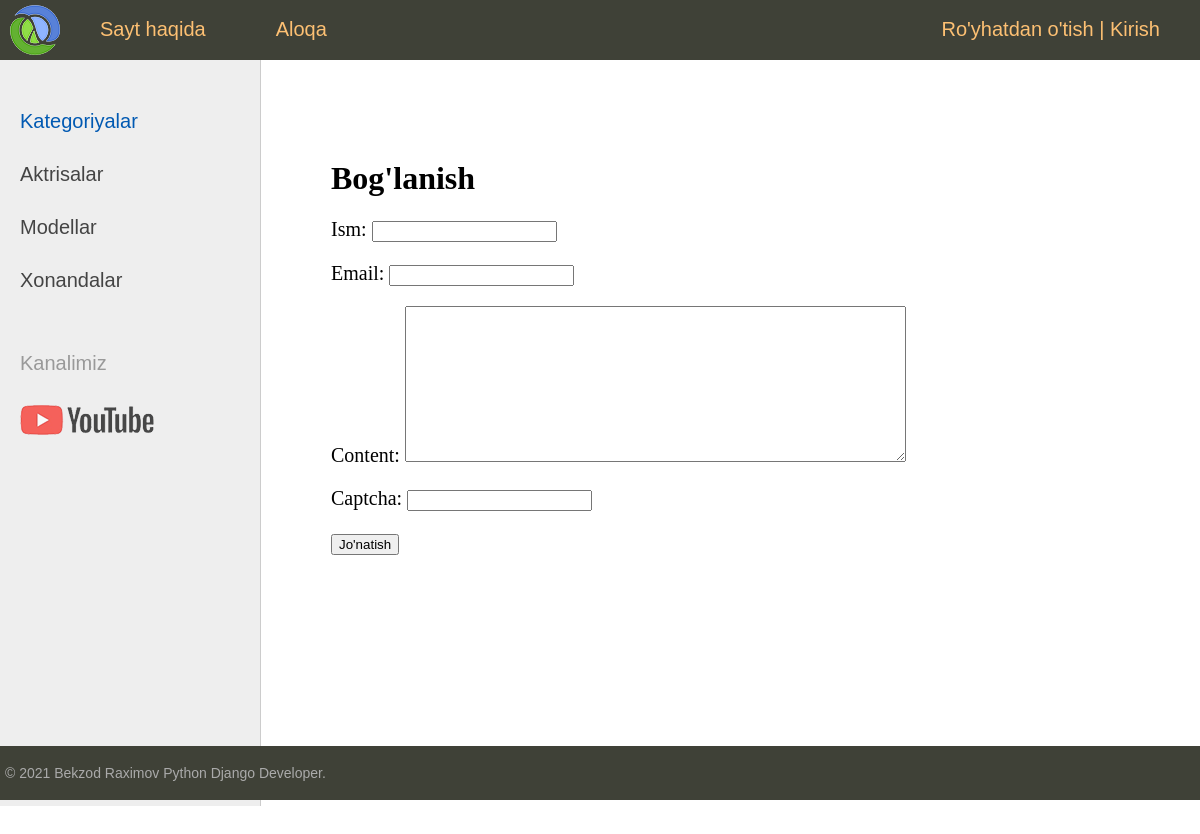
Page /contact/ on the committed database.
### women/models.py (models this page shows, shortened)
class Category(models.Model):
    name = models.CharField(max_length=100, db_index=True, verbose_name = 'Kategoriya')
    slug = models.SlugField(max_length = 255, unique = True, db_index = True, verbose_name = 'URL')
    class Meta:
        verbose_name = 'Kategoriya'
        verbose_name_plural = 'Kategoriyalar'
        ordering = ['id']
    def get_absolute_url(self):
        return reverse('category', kwargs = {'cat_slug': self.slug})

### women/views.py (the view, shortened to what this page needs)
# urls.py: path('contact/', ContactFormView.as_view(), name = 'contact'),
class ContactFormView(DataMixin, FormView):
    form_class = ContactForm
    template_name = "women/contact.html"
    success_url = reverse_lazy('home')
    def get_context_data(self, *, object_list=None, **kwargs):
        context = super().get_context_data(**kwargs)
        c_def = self.get_user_context(title="Bog'lanish")
        return dict(list(context.items()) + list(c_def.items()))

### women/forms.py
class ContactForm(forms.Form):
    name = forms.CharField(label="Ism", max_length=255)
    email = forms.EmailField(label="Email")
    content = forms.CharField(widget=forms.Textarea(attrs={'cols': 60, 'rows': 10}))
    captcha = CaptchaField()

### women/utils.py (called while the page is built)
    def get_user_context(self, **kwargs):
        context = kwargs
        cats = cache.get('cats')
        if not cats:
            cats = Category.objects.annotate(Count('women'))
            cache.set('cats', cats, 60)
        user_menu = menu.copy()
        if not self.request.user.is_authenticated:
            user_menu.pop(1)
        context['menu'] = user_menu
        context['cats'] = cats
        if 'cat_selected' not in context:
            context['cat_selected'] = 0
        return context

### women/templates/women/contact.html (shortened to what this page needs)
{% extends 'women/base.html' %}
{% block content %}
<h1>{{ title }}</h1>
  <form method="post">
    {% for f in form %}
        <p><label class="form-label" for="{{ f.id_for_label }}">{{ f.label }}: {{ f }}</label></p>
    {% endfor %}
    <button type="submit">Jo'natish</button>
{% endblock %}

### women/templates/women/base.html (shortened to what this page needs)
{% load static %}
{% load women_tags %}
<!DOCTYPE html>
<html lang="en" dir="ltr">
<head>
    <link type="text/css" href="{% static 'women/css/styles.css' %}" rel="stylesheet"/>
</head>
<body>
<table class="table-page" border=0 cellpadding="0" cellspacing="0">
    <tr>
        <td valign=top>
            {% block mainmenu %}
                <div class="header">
                    <ul id="mainmenu" class="mainmenu">
                        <li class="logo"><a href="{% url 'home' %}">
                            <div class="logo"></div>
                        </a></li>
                        {% for m in menu %}
                            <li><a href="{% url m.url_name %}">{{ m.title }}</a></li>
                        {% endfor %}
                        {% if request.user.is_authenticated %}
                        <li class="last">{{ user.username }} | <a href="{% url 'logout' %}">Chiqish</a></li>
                        {% else %}
                        <li class="last"><a href="{% url 'register' %}">Ro'yhatdan o'tish</a> | <a href="{% url 'login' %}">Kirish</a></li>
                        {% endif %}
                    </ul>
                </div>
            {% endblock mainmenu %}
            <table class="table-content" border=0 cellpadding="0" cellspacing="0">
                <tr>
                    <td valign="top" class="left-chapters">
                        <ul id="leftchapters">
                            {% if cat_selected == 0 %}
                                <li class="selected">Kategoriyalar</li>
                            {% else %}
                                <li><a href="{% url 'home' %}">Kategoriyalar</a></li>
                            {% endif %}
                            {% for c in cats %}
                                {% if c.women__count > 0 %}
                                    {% if c.pk == cat_selected %}
                                        <li class="selected">{{ c.name }}</li>
                                    {% else %}
                                        <li><a href="{{ c.get_absolute_url }}">{{ c.name }}</a></li>
                                    {% endif %}
                                {% endif %}
                            {% endfor %}
                            <li class="share">
                                <p>Kanalimiz</p>
                                <a class="share-yt" href="https://www.youtube.com/channel/UChL66C1F7dWGCIaOCXHzvuQ"
                                   target="_blank" rel="nofollow"></a>
                            </li>
                        </ul>
                    </td>
                    <td valign="top" class="content">
                        <div class="content-text">
                            {% block content %}
                            {% endblock %}
                        </div>
                    </td>
                </tr>
            </table>
        </td>
    </tr>
    <tr>
        <td valign=top>
            <div id="footer">
                <p>&copy; 2021 Bekzod Raximov Python Django Developer.</p>
            </div>
        </td>
    </tr>
</table>
</body>
</html>

### women/static/women/css/styles.css (style rules this page uses)
html, body { font-family: 'Arial'; margin: 0; padding: 0; height: 100%; width: 100%; color: #444; }
a { color: #0059b2; text-decoration: none; }
.table-page { width: 100%; height: 100%; vertical-align: top; }
.table-page tr { height: 100%; }
.header { background: #3F4137; height: 60px; }
.logo { background: url('../images/logo.png') no-repeat 10px 5px; width: 70px; height: 60px; }
ul.mainmenu { list-style: none; margin: 0; padding: 0; height: 60px; color: #fdc073; font-size: 20px; overflow: hidden; }
ul.mainmenu li { float: left; margin: 18px 40px 0 30px; }
ul.mainmenu li.logo { margin: 0; }
ul.mainmenu li.last { float: right; }
ul.mainmenu li a { color: #fdc073; text-decoration: none; }
.table-content { width: 100%; min-height: 100%; height: 100%; }
.left-chapters { margin: 0; background: #eee; border-right: 1px solid #ccc; min-height: 100%; }
.left-chapters ul { width: 230px; min-height: 100%; margin: 0; padding: 20px 10px 10px 20px; list-style: none; font-size: 20px; }
.left-chapters ul li { margin: 30px 0 0 0; color: #999; }
.left-chapters ul li.selected { color: #0059b2; }
.left-chapters ul li a { color: #444; text-decoration: none; }
.left-chapters ul li.share { margin: 60px 0 0 0; }
.left-chapters ul li.share p { margin: 30px 0 30px 0; }
.left-chapters ul li.share a { display: inline-block; width: 40px; height: 40px; margin: 0 20px 0 0; }
.left-chapters ul li.share a.share-yt { width: 100%; height: 30px; background: url('../images/share_yt.png') no-repeat 0 0 }
.content { padding: 40px 20px 20px 40px; width: 100%; box-sizing: border-box; }
.content-text { margin: 60px 0 0 30px; color: #000; font-size: 20px; font-family: Yandex Sans Display Light; }
.content-text h1 { font-size: 32px; }
#footer { box-sizing: border-box; background: #3F4137; padding: 5px; color: #aaa; font-size: 14px; font-family: Verdana, Geneva, Arial, Helvetica; text-align: left; overflow: hidden; }
.form-label { display: inline-block; min-width: 150px; vertical-align: top; }

### rows in the picture
Category: name "Aktrisalar"
Category: name "Modellar"
Category: name "Xonandalar"

### other values in the picture
{{ m.title }} "Sayt haqida" "Aloqa"
{{ title }} "Bog'lanish"
{{ f.label }} "Ism" "Email" "Content" "Captcha"
